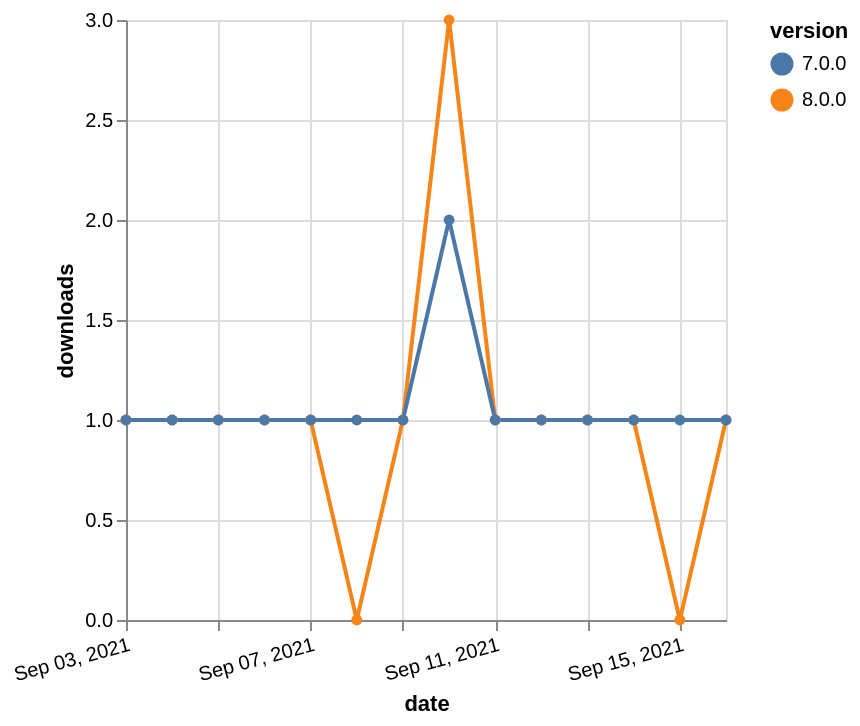

The specification (Vega-Lite) saved for this image:
### Vega-Lite specification from a JSON file in a GitHub repository (floating-point values rounded to 4 significant figures)
{"$schema": "https://vega.github.io/schema/vega-lite/v5.json", "description": "A simple bar chart with embedded data.", "data": {"values": [{"date": "2021-09-03", "total": 135, "delta": 1, "version": "8.0.0"}, {"date": "2021-09-04", "total": 136, "delta": 1, "version": "8.0.0"}, {"date": "2021-09-05", "total": 137, "delta": 1, "version": "8.0.0"}, {"date": "2021-09-06", "total": 138, "delta": 1, "version": "8.0.0"}, {"date": "2021-09-07", "total": 139, "delta": 1, "version": "8.0.0"}, {"date": "2021-09-08", "total": 139, "delta": 0, "version": "8.0.0"}, {"date": "2021-09-09", "total": 140, "delta": 1, "version": "8.0.0"}, {"date": "2021-09-10", "total": 143, "delta": 3, "version": "8.0.0"}, {"date": "2021-09-11", "total": 144, "delta": 1, "version": "8.0.0"}, {"date": "2021-09-12", "total": 145, "delta": 1, "version": "8.0.0"}, {"date": "2021-09-13", "total": 146, "delta": 1, "version": "8.0.0"}, {"date": "2021-09-14", "total": 147, "delta": 1, "version": "8.0.0"}, {"date": "2021-09-15", "total": 147, "delta": 0, "version": "8.0.0"}, {"date": "2021-09-16", "total": 148, "delta": 1, "version": "8.0.0"}, {"date": "2021-09-03", "total": 138, "delta": 1, "version": "7.0.0"}, {"date": "2021-09-04", "total": 139, "delta": 1, "version": "7.0.0"}, {"date": "2021-09-05", "total": 140, "delta": 1, "version": "7.0.0"}, {"date": "2021-09-06", "total": 141, "delta": 1, "version": "7.0.0"}, {"date": "2021-09-07", "total": 142, "delta": 1, "version": "7.0.0"}, {"date": "2021-09-08", "total": 143, "delta": 1, "version": "7.0.0"}, {"date": "2021-09-09", "total": 144, "delta": 1, "version": "7.0.0"}, {"date": "2021-09-10", "total": 146, "delta": 2, "version": "7.0.0"}, {"date": "2021-09-11", "total": 147, "delta": 1, "version": "7.0.0"}, {"date": "2021-09-12", "total": 148, "delta": 1, "version": "7.0.0"}, {"date": "2021-09-13", "total": 149, "delta": 1, "version": "7.0.0"}, {"date": "2021-09-14", "total": 150, "delta": 1, "version": "7.0.0"}, {"date": "2021-09-15", "total": 151, "delta": 1, "version": "7.0.0"}, {"date": "2021-09-16", "total": 152, "delta": 1, "version": "7.0.0"}]}, "width": "container", "mark": {"type": "line", "point": {"filled": true}}, "encoding": {"x": {"field": "date", "type": "temporal", "timeUnit": "yearmonthdate", "title": "date", "axis": {"labelAngle": -15}}, "y": {"field": "delta", "type": "quantitative", "title": "downloads"}, "color": {"field": "version", "type": "nominal"}, "tooltip": {"field": "delta"}}}
